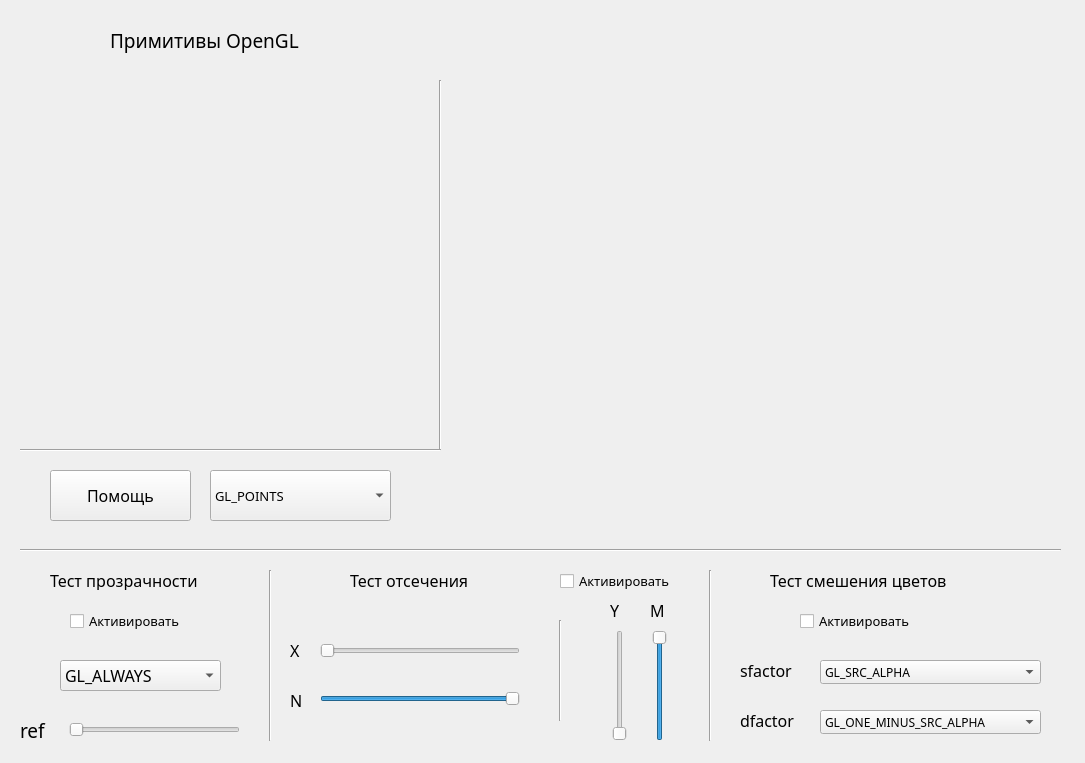
<?xml version="1.0" encoding="UTF-8"?>
<ui version="4.0">
 <class>MainWindow</class>
 <widget class="QMainWindow" name="MainWindow">
  <property name="windowModality">
   <enum>Qt::ApplicationModal</enum>
  </property>
  <property name="geometry">
   <rect>
    <x>0</x>
    <y>0</y>
    <width>1085</width>
    <height>763</height>
   </rect>
  </property>
  <property name="windowTitle">
   <string>Примитивы OpenGL</string>
  </property>
  <widget class="QWidget" name="centralWidget">
   <widget class="GLWidget" name="MyGLWidget" native="true">
    <property name="geometry">
     <rect>
      <x>450</x>
      <y>20</y>
      <width>611</width>
      <height>511</height>
     </rect>
    </property>
    <property name="sizePolicy">
     <sizepolicy hsizetype="Expanding" vsizetype="Expanding">
      <horstretch>0</horstretch>
      <verstretch>0</verstretch>
     </sizepolicy>
    </property>
    <property name="maximumSize">
     <size>
      <width>20000</width>
      <height>3000</height>
     </size>
    </property>
   </widget>
   <widget class="QComboBox" name="comboBox">
    <property name="geometry">
     <rect>
      <x>210</x>
      <y>470</y>
      <width>181</width>
      <height>51</height>
     </rect>
    </property>
    <property name="font">
     <font>
      <family>SF UI Display</family>
      <pointsize>10</pointsize>
     </font>
    </property>
    <item>
     <property name="text">
      <string>GL_POINTS</string>
     </property>
    </item>
    <item>
     <property name="text">
      <string>GL_LINES</string>
     </property>
    </item>
    <item>
     <property name="text">
      <string>GL_LINE_STRIP</string>
     </property>
    </item>
    <item>
     <property name="text">
      <string>GL_LINE_LOOP</string>
     </property>
    </item>
    <item>
     <property name="text">
      <string>GL_TRIANGLES</string>
     </property>
    </item>
    <item>
     <property name="text">
      <string>GL_TRIANGLE_STRIP</string>
     </property>
    </item>
    <item>
     <property name="text">
      <string>GL_TRIANGLE_FAN</string>
     </property>
    </item>
    <item>
     <property name="text">
      <string>GL_QUADS</string>
     </property>
    </item>
    <item>
     <property name="text">
      <string>GL_QUAD_STRIP</string>
     </property>
    </item>
    <item>
     <property name="text">
      <string>GL_POLYGON</string>
     </property>
    </item>
   </widget>
   <widget class="QLabel" name="label_5">
    <property name="geometry">
     <rect>
      <x>50</x>
      <y>570</y>
      <width>191</width>
      <height>20</height>
     </rect>
    </property>
    <property name="maximumSize">
     <size>
      <width>16777215</width>
      <height>20</height>
     </size>
    </property>
    <property name="font">
     <font>
      <family>SF UI Display</family>
      <pointsize>12</pointsize>
     </font>
    </property>
    <property name="text">
     <string>Тест прозрачности</string>
    </property>
   </widget>
   <widget class="QComboBox" name="comboBoxFunc">
    <property name="geometry">
     <rect>
      <x>60</x>
      <y>660</y>
      <width>161</width>
      <height>31</height>
     </rect>
    </property>
    <property name="font">
     <font>
      <family>SF UI Display</family>
      <pointsize>12</pointsize>
     </font>
    </property>
    <property name="currentText">
     <string>GL_ALWAYS</string>
    </property>
    <property name="currentIndex">
     <number>7</number>
    </property>
    <item>
     <property name="text">
      <string>GL_NEVER</string>
     </property>
    </item>
    <item>
     <property name="text">
      <string>GL_LESS</string>
     </property>
    </item>
    <item>
     <property name="text">
      <string>GL_EQUAL</string>
     </property>
    </item>
    <item>
     <property name="text">
      <string>GL_LEQUAL</string>
     </property>
    </item>
    <item>
     <property name="text">
      <string>GL_GREATER</string>
     </property>
    </item>
    <item>
     <property name="text">
      <string>GL_NOTEQUAL</string>
     </property>
    </item>
    <item>
     <property name="text">
      <string>GL_GEQUAL</string>
     </property>
    </item>
    <item>
     <property name="text">
      <string>GL_ALWAYS</string>
     </property>
    </item>
   </widget>
   <widget class="QSlider" name="ref">
    <property name="geometry">
     <rect>
      <x>69</x>
      <y>720</y>
      <width>171</width>
      <height>20</height>
     </rect>
    </property>
    <property name="maximum">
     <number>100</number>
    </property>
    <property name="orientation">
     <enum>Qt::Horizontal</enum>
    </property>
   </widget>
   <widget class="QSlider" name="ScissorX">
    <property name="geometry">
     <rect>
      <x>320</x>
      <y>640</y>
      <width>200</width>
      <height>22</height>
     </rect>
    </property>
    <property name="minimumSize">
     <size>
      <width>92</width>
      <height>22</height>
     </size>
    </property>
    <property name="font">
     <font>
      <pointsize>8</pointsize>
     </font>
    </property>
    <property name="maximum">
     <number>100</number>
    </property>
    <property name="singleStep">
     <number>1</number>
    </property>
    <property name="orientation">
     <enum>Qt::Horizontal</enum>
    </property>
   </widget>
   <widget class="QLabel" name="label">
    <property name="geometry">
     <rect>
      <x>350</x>
      <y>570</y>
      <width>151</width>
      <height>20</height>
     </rect>
    </property>
    <property name="maximumSize">
     <size>
      <width>16777215</width>
      <height>20</height>
     </size>
    </property>
    <property name="font">
     <font>
      <family>SF UI Display</family>
      <pointsize>12</pointsize>
     </font>
    </property>
    <property name="text">
     <string>Тест отсечения</string>
    </property>
   </widget>
   <widget class="QLabel" name="label_2">
    <property name="geometry">
     <rect>
      <x>290</x>
      <y>640</y>
      <width>21</width>
      <height>20</height>
     </rect>
    </property>
    <property name="maximumSize">
     <size>
      <width>16777215</width>
      <height>20</height>
     </size>
    </property>
    <property name="font">
     <font>
      <family>SF UI Display</family>
      <pointsize>12</pointsize>
     </font>
    </property>
    <property name="text">
     <string>X</string>
    </property>
   </widget>
   <widget class="QLabel" name="label_3">
    <property name="geometry">
     <rect>
      <x>610</x>
      <y>600</y>
      <width>16</width>
      <height>20</height>
     </rect>
    </property>
    <property name="maximumSize">
     <size>
      <width>16777215</width>
      <height>20</height>
     </size>
    </property>
    <property name="font">
     <font>
      <family>SF UI Display</family>
      <pointsize>12</pointsize>
     </font>
    </property>
    <property name="text">
     <string>Y</string>
    </property>
   </widget>
   <widget class="QLabel" name="label_6">
    <property name="geometry">
     <rect>
      <x>290</x>
      <y>690</y>
      <width>21</width>
      <height>20</height>
     </rect>
    </property>
    <property name="maximumSize">
     <size>
      <width>16777215</width>
      <height>20</height>
     </size>
    </property>
    <property name="font">
     <font>
      <family>SF UI Display</family>
      <pointsize>12</pointsize>
     </font>
    </property>
    <property name="text">
     <string>N</string>
    </property>
   </widget>
   <widget class="QSlider" name="ScissorWidth">
    <property name="geometry">
     <rect>
      <x>320</x>
      <y>690</y>
      <width>200</width>
      <height>18</height>
     </rect>
    </property>
    <property name="maximum">
     <number>100</number>
    </property>
    <property name="value">
     <number>100</number>
    </property>
    <property name="sliderPosition">
     <number>100</number>
    </property>
    <property name="orientation">
     <enum>Qt::Horizontal</enum>
    </property>
   </widget>
   <widget class="QLabel" name="label_7">
    <property name="geometry">
     <rect>
      <x>650</x>
      <y>600</y>
      <width>21</width>
      <height>20</height>
     </rect>
    </property>
    <property name="maximumSize">
     <size>
      <width>16777215</width>
      <height>20</height>
     </size>
    </property>
    <property name="font">
     <font>
      <family>SF UI Display</family>
      <pointsize>12</pointsize>
     </font>
    </property>
    <property name="text">
     <string>M </string>
    </property>
   </widget>
   <widget class="QLabel" name="label_10">
    <property name="geometry">
     <rect>
      <x>770</x>
      <y>570</y>
      <width>221</width>
      <height>20</height>
     </rect>
    </property>
    <property name="maximumSize">
     <size>
      <width>16777215</width>
      <height>20</height>
     </size>
    </property>
    <property name="font">
     <font>
      <family>SF UI Display</family>
      <pointsize>12</pointsize>
     </font>
    </property>
    <property name="text">
     <string>Тест смешения цветов</string>
    </property>
   </widget>
   <widget class="QLabel" name="label_11">
    <property name="geometry">
     <rect>
      <x>740</x>
      <y>660</y>
      <width>71</width>
      <height>20</height>
     </rect>
    </property>
    <property name="maximumSize">
     <size>
      <width>16777215</width>
      <height>20</height>
     </size>
    </property>
    <property name="font">
     <font>
      <family>SF UI Display</family>
      <pointsize>12</pointsize>
     </font>
    </property>
    <property name="text">
     <string>sfactor </string>
    </property>
   </widget>
   <widget class="QComboBox" name="sfactor">
    <property name="geometry">
     <rect>
      <x>820</x>
      <y>660</y>
      <width>221</width>
      <height>24</height>
     </rect>
    </property>
    <property name="font">
     <font>
      <family>SF UI Display</family>
      <pointsize>9</pointsize>
     </font>
    </property>
    <property name="currentIndex">
     <number>4</number>
    </property>
    <item>
     <property name="text">
      <string>GL_ZERO</string>
     </property>
    </item>
    <item>
     <property name="text">
      <string>GL_ONE</string>
     </property>
    </item>
    <item>
     <property name="text">
      <string>GL_DST_COLOR</string>
     </property>
    </item>
    <item>
     <property name="text">
      <string>GL_ONE_MINUS_DST_COLOR</string>
     </property>
    </item>
    <item>
     <property name="text">
      <string>GL_SRC_ALPHA</string>
     </property>
    </item>
    <item>
     <property name="text">
      <string>GL_ONE_MINUS_SRC_ALPHA</string>
     </property>
    </item>
    <item>
     <property name="text">
      <string>GL_DST_ALPHA</string>
     </property>
    </item>
    <item>
     <property name="text">
      <string>GL_ONE_MINUS_DST_ALPHA</string>
     </property>
    </item>
    <item>
     <property name="text">
      <string>GL_SRC_ALPHA_SATURATE</string>
     </property>
    </item>
   </widget>
   <widget class="QLabel" name="label_12">
    <property name="geometry">
     <rect>
      <x>740</x>
      <y>710</y>
      <width>71</width>
      <height>21</height>
     </rect>
    </property>
    <property name="maximumSize">
     <size>
      <width>16777215</width>
      <height>21</height>
     </size>
    </property>
    <property name="font">
     <font>
      <family>SF UI Display</family>
      <pointsize>12</pointsize>
     </font>
    </property>
    <property name="text">
     <string>dfactor </string>
    </property>
   </widget>
   <widget class="QComboBox" name="dfactor">
    <property name="geometry">
     <rect>
      <x>820</x>
      <y>710</y>
      <width>221</width>
      <height>24</height>
     </rect>
    </property>
    <property name="font">
     <font>
      <family>SF UI Display</family>
      <pointsize>9</pointsize>
     </font>
    </property>
    <property name="currentIndex">
     <number>5</number>
    </property>
    <item>
     <property name="text">
      <string>GL_ZERO</string>
     </property>
    </item>
    <item>
     <property name="text">
      <string>GL_ONE</string>
     </property>
    </item>
    <item>
     <property name="text">
      <string>GL_DST_COLOR</string>
     </property>
    </item>
    <item>
     <property name="text">
      <string>GL_ONE_MINUS_DST_COLOR</string>
     </property>
    </item>
    <item>
     <property name="text">
      <string>GL_SRC_ALPHA</string>
     </property>
    </item>
    <item>
     <property name="text">
      <string>GL_ONE_MINUS_SRC_ALPHA</string>
     </property>
    </item>
    <item>
     <property name="text">
      <string>GL_DST_ALPHA</string>
     </property>
    </item>
    <item>
     <property name="text">
      <string>GL_ONE_MINUS_DST_ALPHA</string>
     </property>
    </item>
   </widget>
   <widget class="QPushButton" name="pushButton">
    <property name="geometry">
     <rect>
      <x>50</x>
      <y>470</y>
      <width>141</width>
      <height>51</height>
     </rect>
    </property>
    <property name="font">
     <font>
      <family>SF UI Display</family>
      <pointsize>12</pointsize>
     </font>
    </property>
    <property name="text">
     <string>Помощь</string>
    </property>
   </widget>
   <widget class="QLabel" name="label_4">
    <property name="geometry">
     <rect>
      <x>20</x>
      <y>80</y>
      <width>411</width>
      <height>361</height>
     </rect>
    </property>
    <property name="text">
     <string/>
    </property>
   </widget>
   <widget class="QLabel" name="label_8">
    <property name="geometry">
     <rect>
      <x>110</x>
      <y>20</y>
      <width>231</width>
      <height>41</height>
     </rect>
    </property>
    <property name="font">
     <font>
      <family>SF UI Display</family>
      <pointsize>14</pointsize>
     </font>
    </property>
    <property name="text">
     <string>Примитивы OpenGL</string>
    </property>
   </widget>
   <widget class="Line" name="line">
    <property name="geometry">
     <rect>
      <x>430</x>
      <y>80</y>
      <width>20</width>
      <height>371</height>
     </rect>
    </property>
    <property name="orientation">
     <enum>Qt::Vertical</enum>
    </property>
   </widget>
   <widget class="Line" name="line_2">
    <property name="geometry">
     <rect>
      <x>20</x>
      <y>440</y>
      <width>421</width>
      <height>20</height>
     </rect>
    </property>
    <property name="orientation">
     <enum>Qt::Horizontal</enum>
    </property>
   </widget>
   <widget class="Line" name="line_3">
    <property name="geometry">
     <rect>
      <x>20</x>
      <y>540</y>
      <width>1041</width>
      <height>20</height>
     </rect>
    </property>
    <property name="orientation">
     <enum>Qt::Horizontal</enum>
    </property>
   </widget>
   <widget class="Line" name="line_4">
    <property name="geometry">
     <rect>
      <x>550</x>
      <y>620</y>
      <width>20</width>
      <height>101</height>
     </rect>
    </property>
    <property name="orientation">
     <enum>Qt::Vertical</enum>
    </property>
   </widget>
   <widget class="Line" name="line_5">
    <property name="geometry">
     <rect>
      <x>260</x>
      <y>570</y>
      <width>20</width>
      <height>171</height>
     </rect>
    </property>
    <property name="orientation">
     <enum>Qt::Vertical</enum>
    </property>
   </widget>
   <widget class="Line" name="line_6">
    <property name="geometry">
     <rect>
      <x>700</x>
      <y>570</y>
      <width>20</width>
      <height>171</height>
     </rect>
    </property>
    <property name="orientation">
     <enum>Qt::Vertical</enum>
    </property>
   </widget>
   <widget class="QSlider" name="ScissorY">
    <property name="geometry">
     <rect>
      <x>610</x>
      <y>630</y>
      <width>20</width>
      <height>111</height>
     </rect>
    </property>
    <property name="orientation">
     <enum>Qt::Vertical</enum>
    </property>
   </widget>
   <widget class="QSlider" name="ScissorHeight">
    <property name="geometry">
     <rect>
      <x>650</x>
      <y>630</y>
      <width>20</width>
      <height>111</height>
     </rect>
    </property>
    <property name="value">
     <number>99</number>
    </property>
    <property name="orientation">
     <enum>Qt::Vertical</enum>
    </property>
   </widget>
   <widget class="QCheckBox" name="checkBox">
    <property name="geometry">
     <rect>
      <x>70</x>
      <y>610</y>
      <width>141</width>
      <height>22</height>
     </rect>
    </property>
    <property name="font">
     <font>
      <family>SF UI Display</family>
      <pointsize>10</pointsize>
     </font>
    </property>
    <property name="text">
     <string>Активировать</string>
    </property>
   </widget>
   <widget class="QCheckBox" name="checkBox_2">
    <property name="geometry">
     <rect>
      <x>560</x>
      <y>570</y>
      <width>141</width>
      <height>22</height>
     </rect>
    </property>
    <property name="font">
     <font>
      <family>SF UI Display</family>
      <pointsize>10</pointsize>
     </font>
    </property>
    <property name="text">
     <string>Активировать</string>
    </property>
   </widget>
   <widget class="QCheckBox" name="checkBox_3">
    <property name="geometry">
     <rect>
      <x>800</x>
      <y>610</y>
      <width>141</width>
      <height>22</height>
     </rect>
    </property>
    <property name="font">
     <font>
      <family>SF UI Display</family>
      <pointsize>10</pointsize>
     </font>
    </property>
    <property name="text">
     <string>Активировать</string>
    </property>
   </widget>
   <widget class="QLabel" name="label_13">
    <property name="geometry">
     <rect>
      <x>20</x>
      <y>720</y>
      <width>31</width>
      <height>20</height>
     </rect>
    </property>
    <property name="maximumSize">
     <size>
      <width>16777215</width>
      <height>20</height>
     </size>
    </property>
    <property name="font">
     <font>
      <family>SF UI Display</family>
      <pointsize>14</pointsize>
     </font>
    </property>
    <property name="text">
     <string>ref</string>
    </property>
   </widget>
  </widget>
 </widget>
 <layoutdefault spacing="6" margin="11"/>
 <customwidgets>
  <customwidget>
   <class>GLWidget</class>
   <extends>QWidget</extends>
   <header>glwidget.h</header>
   <container>1</container>
   <slots>
    <slot>changeType(QString)</slot>
    <slot>changeShapePicture(QString)</slot>
    <slot>changeX(int)</slot>
    <slot>changeY(int)</slot>
    <slot>changeWidth(int)</slot>
    <slot>changeHeight(int)</slot>
    <slot>changeFunc(int)</slot>
    <slot>changeRef(int)</slot>
    <slot>changeSfactor(QString)</slot>
    <slot>changeDfactor(QString)</slot>
   </slots>
  </customwidget>
 </customwidgets>
 <resources/>
 <connections>
  <connection>
   <sender>ScissorX</sender>
   <signal>sliderMoved(int)</signal>
   <receiver>MyGLWidget</receiver>
   <slot>changeX(int)</slot>
   <hints>
    <hint type="sourcelabel">
     <x>210</x>
     <y>71</y>
    </hint>
    <hint type="destinationlabel">
     <x>214</x>
     <y>208</y>
    </hint>
   </hints>
  </connection>
  <connection>
   <sender>comboBox</sender>
   <signal>currentIndexChanged(QString)</signal>
   <receiver>MyGLWidget</receiver>
   <slot>changeShapePicture(QString)</slot>
   <hints>
    <hint type="sourcelabel">
     <x>60</x>
     <y>39</y>
    </hint>
    <hint type="destinationlabel">
     <x>114</x>
     <y>197</y>
    </hint>
   </hints>
  </connection>
  <connection>
   <sender>ScissorWidth</sender>
   <signal>sliderMoved(int)</signal>
   <receiver>MyGLWidget</receiver>
   <slot>changeWidth(int)</slot>
   <hints>
    <hint type="sourcelabel">
     <x>303</x>
     <y>65</y>
    </hint>
    <hint type="destinationlabel">
     <x>297</x>
     <y>152</y>
    </hint>
   </hints>
  </connection>
  <connection>
   <sender>ref</sender>
   <signal>sliderMoved(int)</signal>
   <receiver>MyGLWidget</receiver>
   <slot>changeRef(int)</slot>
   <hints>
    <hint type="sourcelabel">
     <x>529</x>
     <y>116</y>
    </hint>
    <hint type="destinationlabel">
     <x>552</x>
     <y>202</y>
    </hint>
   </hints>
  </connection>
  <connection>
   <sender>comboBoxFunc</sender>
   <signal>currentIndexChanged(int)</signal>
   <receiver>MyGLWidget</receiver>
   <slot>changeFunc(int)</slot>
   <hints>
    <hint type="sourcelabel">
     <x>496</x>
     <y>67</y>
    </hint>
    <hint type="destinationlabel">
     <x>468</x>
     <y>261</y>
    </hint>
   </hints>
  </connection>
  <connection>
   <sender>sfactor</sender>
   <signal>currentIndexChanged(QString)</signal>
   <receiver>MyGLWidget</receiver>
   <slot>changeSfactor(QString)</slot>
   <hints>
    <hint type="sourcelabel">
     <x>647</x>
     <y>73</y>
    </hint>
    <hint type="destinationlabel">
     <x>659</x>
     <y>200</y>
    </hint>
   </hints>
  </connection>
  <connection>
   <sender>dfactor</sender>
   <signal>currentIndexChanged(QString)</signal>
   <receiver>MyGLWidget</receiver>
   <slot>changeDfactor(QString)</slot>
   <hints>
    <hint type="sourcelabel">
     <x>740</x>
     <y>117</y>
    </hint>
    <hint type="destinationlabel">
     <x>765</x>
     <y>250</y>
    </hint>
   </hints>
  </connection>
  <connection>
   <sender>ScissorY</sender>
   <signal>sliderMoved(int)</signal>
   <receiver>MyGLWidget</receiver>
   <slot>changeY(int)</slot>
   <hints>
    <hint type="sourcelabel">
     <x>1158</x>
     <y>549</y>
    </hint>
    <hint type="destinationlabel">
     <x>785</x>
     <y>275</y>
    </hint>
   </hints>
  </connection>
  <connection>
   <sender>ScissorHeight</sender>
   <signal>sliderMoved(int)</signal>
   <receiver>MyGLWidget</receiver>
   <slot>changeHeight(int)</slot>
   <hints>
    <hint type="sourcelabel">
     <x>1188</x>
     <y>579</y>
    </hint>
    <hint type="destinationlabel">
     <x>785</x>
     <y>275</y>
    </hint>
   </hints>
  </connection>
 </connections>
</ui>
